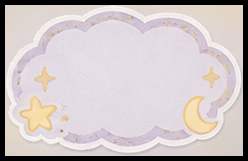
#> input picture assets/text-stickers/note-pastel-s01-040-preview.png, 248 x 161 px
$ python -i import_pastel_text_stickers.py   (imports and definitions only)
#> lines starting #> are read from the running program, lines starting #| are printed output that depends on the picture
import argparse
import hashlib
import json
from pathlib import Path

import numpy as np
from PIL import Image, ImageDraw, ImageFilter

from extract_sticker_sheets import components


ROOT = Path(__file__).resolve().parents[1]
DEFAULT_SOURCE = ROOT.parent / "PhotoWalls" / "assets" / "text stickers"
REVIEW = ROOT / "scripts" / "text-sticker-pastel-review.json"
DESTINATION = ROOT / "assets" / "text-stickers"
REGISTRY = ROOT / "web" / "src" / "data" / "textStickers-pastel.json"
QA = ROOT / ".playwright-mcp" / "pastel"


# [74 lines left out: functions filled, detect, cutout, contact_sheet, not called in this run]


def build(source, analyze=False):
    QA.mkdir(parents=True, exist_ok=True)
    paths = sorted(source.glob("Pastel*.png"), key=lambda path: int(path.stem.rsplit("-", 1)[-1]))
    if len(paths) != 6:
        raise ValueError("Expected exactly six Pastel source sheets")
    review = {} if analyze else json.loads(REVIEW.read_text(encoding="utf-8"))
    templates = []
    report = []
    for path in paths:
        sheet = int(path.stem.rsplit("-", 1)[-1])
        digest = hashlib.sha256(path.read_bytes()).hexdigest()
        original = Image.open(path)
        if original.size != (1536, 1024):
            raise ValueError(f"Unexpected source size: {path}")
        image = original.convert("RGBA")
        if analyze:
            groups = detect(original, sheet)
            overlay = original.convert("RGB")
            draw = ImageDraw.Draw(overlay)
            records = []
            for index, group in enumerate(groups, 1):
                left, top, right, bottom = group["box"]
                draw.rectangle((left, top, right, bottom), outline="#e00085", width=2)
                draw.rectangle((left, top, left + 25, top + 17), fill="#e00085")
                draw.text((left + 2, top + 2), str(index), fill="white")
                records.append({"box": [max(0,left-4),max(0,top-4),min(1536,right+4),min(1024,bottom+4)]})
            overlay.save(QA / f"pastel-s{sheet:02d}-detected.png")
            review[str(sheet)] = {"source": path.name, "sourceSha256": digest, "stickers": records, "accents": []}
            print(json.dumps({"sheet":sheet,"detected":len(groups)}))
            continue
        sheet_review = review[str(sheet)]
        if digest != sheet_review["sourceSha256"] or path.name != sheet_review["source"]:
            raise ValueError(f"Reviewed source changed: {path}")
        items = []
        DESTINATION.mkdir(parents=True, exist_ok=True)
        detected = detect(original, sheet)
        for index, record in enumerate(sheet_review["stickers"], 1):
            region, name, area_source, *settings = record
            entry = {"name":name,"area":area_source,**(settings[0] if settings else {})}
            if isinstance(region, int):
                left, top, right, bottom = detected[region - 1]["box"]
                entry["box"] = [max(0,left-4),max(0,top-4),min(1536,right+4),min(1024,bottom+4)]
            else:
                entry["box"] = region
            identifier = f"note-pastel-s{sheet:02d}-{index:03d}"
            sticker, source_box = cutout(image, entry, sheet)
            left, top, right, bottom = entry["area"]
            area = {"x":left-source_box[0],"y":top-source_box[1],"w":right-left,"h":bottom-top}
            if min(area.values()) < 0 or area["x"] + area["w"] > sticker.width or area["y"] + area["h"] > sticker.height:
                raise ValueError(f"Invalid writing rectangle: {identifier}")
            sticker.save(DESTINATION / f"{identifier}-preview.png", optimize=True)
            exported = np.asarray(Image.open(DESTINATION / f"{identifier}-preview.png"))
            source_pixels = np.asarray(image.crop(source_box))
            visible = exported[:, :, 3] > 0
            if exported.shape != source_pixels.shape or not np.array_equal(exported[:, :, :3][visible], source_pixels[:, :, :3][visible]):
                raise ValueError(f"Native source RGB mismatch: {identifier}")
            if exported[0, :, 3].any() or exported[-1, :, 3].any() or exported[:, 0, 3].any() or exported[:, -1, 3].any():
                raise ValueError(f"Missing transparent margin: {identifier}")
            if entry.get("writing", True) and (exported[area["y"]:area["y"] + area["h"], area["x"]:area["x"] + area["w"], 3] > 0).mean() < .98:
                raise ValueError(f"Writing rectangle crosses transparent area: {identifier}")
            list_style = entry.get("list")
            template = {"id":identifier,"name":entry["name"],"width":sticker.width,"height":sticker.height,"area":area,"list":list_style,"ruled":entry.get("ruled",False),"rows":3 if list_style else 1,"source":path.name,"sourceSha256":digest,"sourceBox":source_box,"collection":"pastel","writing":entry.get("writing",True)}
            if list_style:
                check_area = entry["checkArea"]
                check_left, check_top = check_area["x"], check_area["y"]
                check_right, check_bottom = check_left + check_area["w"], check_top + check_area["h"]
                if min(check_area.values()) < 0 or check_right > sticker.width or check_bottom > sticker.height:
                    raise ValueError(f"Invalid marker rectangle: {identifier}")
                if (exported[check_top:check_bottom, check_left:check_right, 3] > 0).mean() < .98:
                    raise ValueError(f"Marker rectangle crosses transparent area: {identifier}")
                template["checkArea"] = check_area
            templates.append(template)
            items.append((identifier,sticker,area))
        contact_sheet(items, QA / f"pastel-s{sheet:02d}-contact.png")
        report.append({"sheet":sheet,"source":path.name,"count":len(items),"accents":[entry["id"] for entry in templates if entry["source"] == path.name and not entry["writing"]],"issues":sheet_review.get("issues",[])})
        if hashlib.sha256(path.read_bytes()).hexdigest() != digest:
            raise ValueError(f"Source changed during import: {path}")
        print(json.dumps(report[-1],ensure_ascii=False))
    if analyze:
        (QA / "pastel-detected.json").write_text(json.dumps(review,ensure_ascii=False,indent=2)+"\n",encoding="utf-8")
    else:
        REGISTRY.write_text(json.dumps(templates,ensure_ascii=False,indent=2)+"\n",encoding="utf-8")
        (QA / "pastel-import-report.json").write_text(json.dumps(report,ensure_ascii=False,indent=2)+"\n",encoding="utf-8")
        print(json.dumps({"templates":len(templates),"verifiedSourceRgb":len(templates),"transparentMargins":len(templates),"writingExceptions":sum(not entry["writing"] for entry in templates)}))


# [6 lines not run here, left out]

>>> import cv2
>>> picture = cv2.imread('../assets/text-stickers/note-pastel-s01-040-preview.png', cv2.IMREAD_GRAYSCALE)
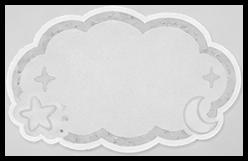
#> picture: shape (161, 248); min 0, max 250, mean 196.1
>>> result = build(picture)
#> (the run stopped early here; a loop or call above may not have finished)

$ run again, on assets/text-stickers/note-pastel-s04-027-preview.png
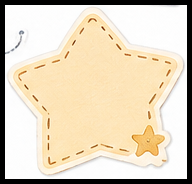
#> input picture assets/text-stickers/note-pastel-s04-027-preview.png, 192 x 184 px
#> `picture = cv2.imread('../assets/text-stickers/note-pastel-s01-040-prev..`:
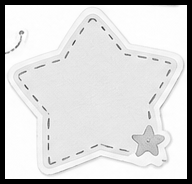
#> picture: shape (184, 192); min 0, max 255, mean 213.4

$ run again, on assets/text-stickers/note-pastel-s04-031-preview.png
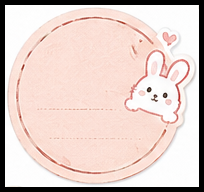
#> input picture assets/text-stickers/note-pastel-s04-031-preview.png, 204 x 192 px
#> `picture = cv2.imread('../assets/text-stickers/note-pastel-s01-040-prev..`:
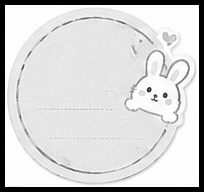
#> picture: shape (192, 204); min 0, max 255, mean 211.1

$ run again, on assets/text-stickers/note-pastel-s04-039-preview.png
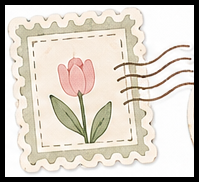
#> input picture assets/text-stickers/note-pastel-s04-039-preview.png, 199 x 182 px
#> `picture = cv2.imread('../assets/text-stickers/note-pastel-s01-040-prev..`:
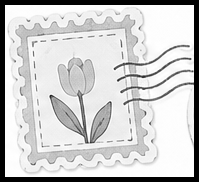
#> picture: shape (182, 199); min 0, max 255, mean 204.5
